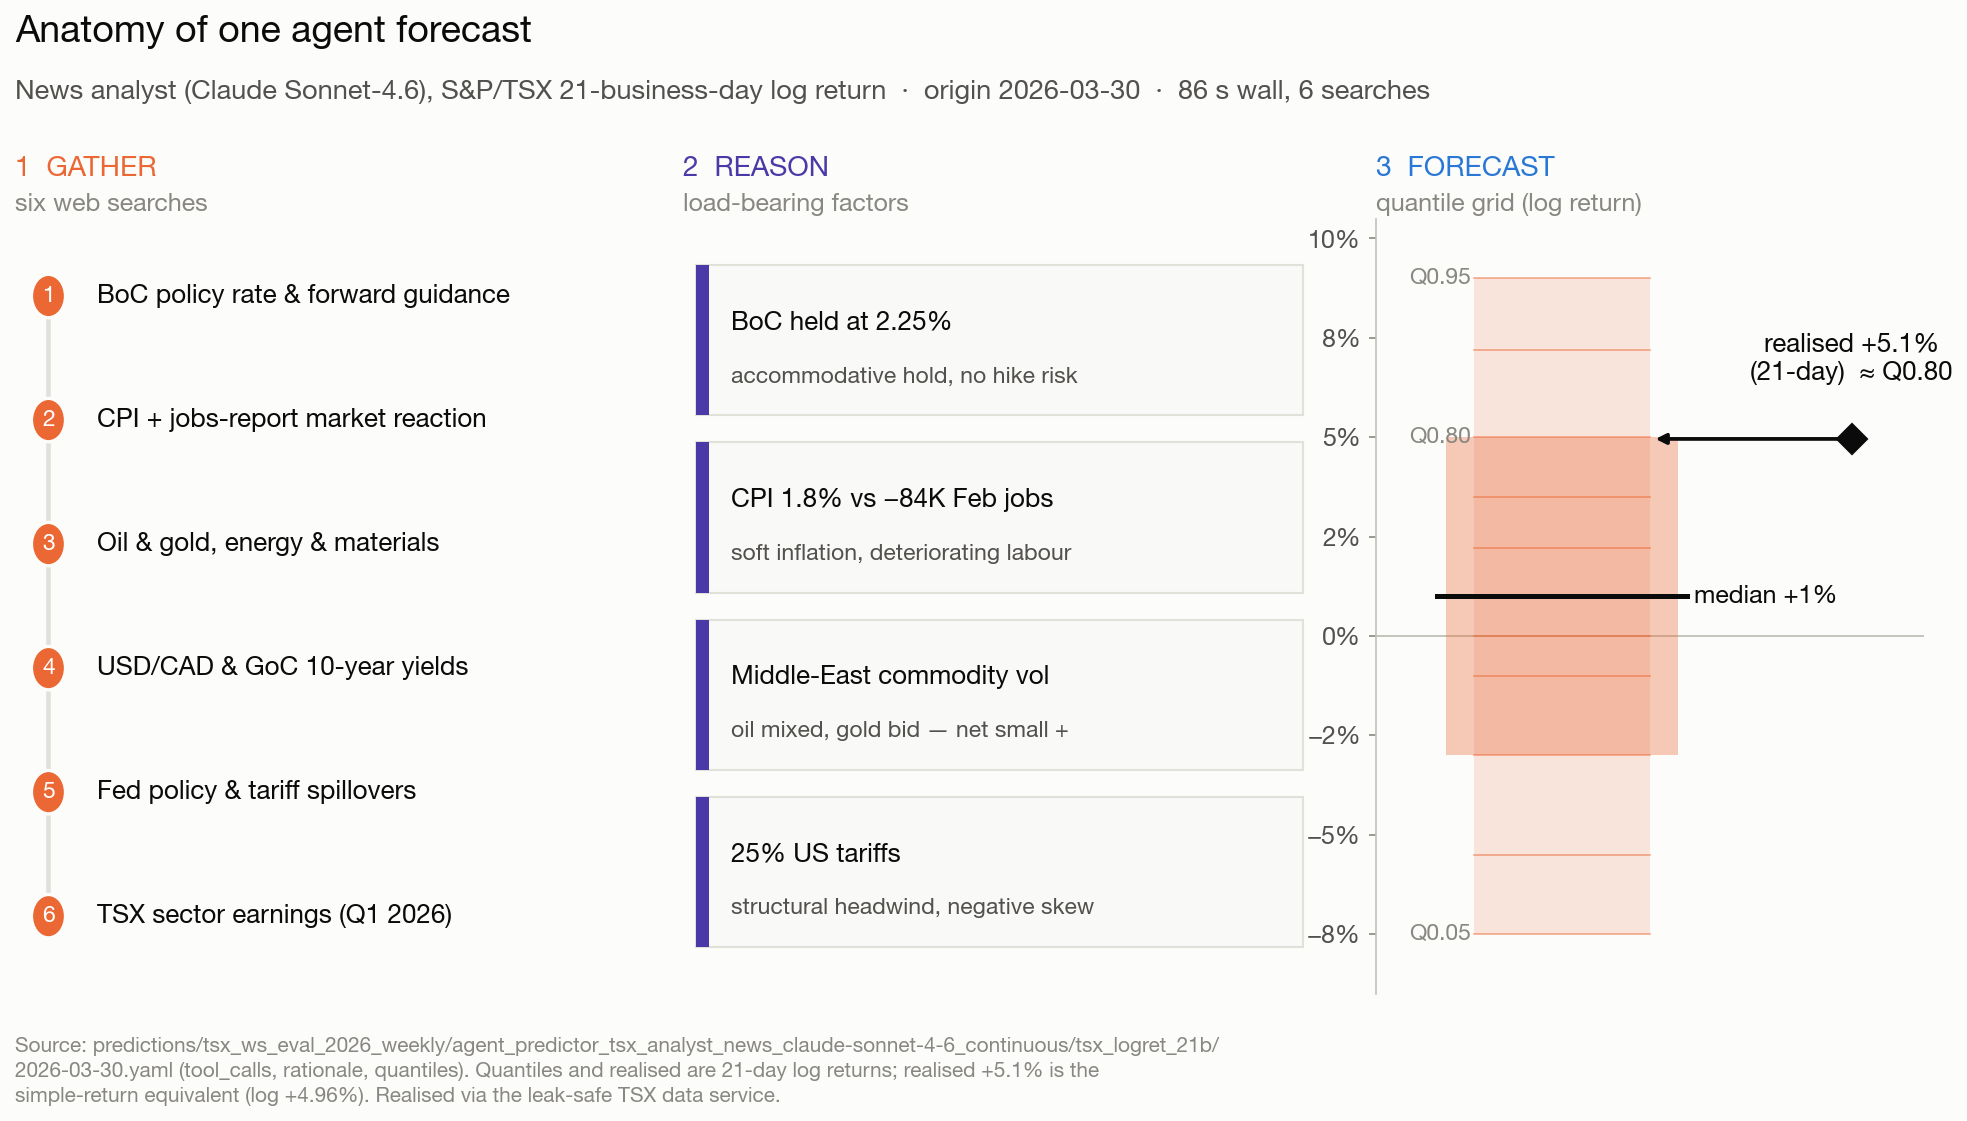

Write the Python code that produced this figure.
"""Part-2 fig1: anatomy of one news-agent forecast (origin 2026-03-30, h=21).

Three panels, left -> right, tracing the agent from evidence to distribution:

* left   -- the six web searches it issued, as a vertical tool trail;
* center -- the load-bearing rationale factors it wrote;
* right  -- the emitted quantile grid as a distribution strip, with the median
            and the realised +21bd outcome marked.

Every value is read from the persisted prediction store:
``predictions/tsx_ws_eval_2026_weekly/
   agent_predictor_tsx_analyst_news_claude-sonnet-4-6_continuous/
   tsx_logret_21b/2026-03-30.yaml`` (tool_calls, rationale, quantiles). The
realised value is the ``tsx_logret_21b`` for forecast_date 2026-04-28 from the
leak-safe TSX data service (identical to Part-1's ``_blogdata.realized``).

Style matches Part-1 (shared ``_blogdata`` palette + rcParams, 220 dpi).

Run: ``python blog/part-2/assets/fig1_agent_anatomy.py``
"""

from __future__ import annotations

import sys
from pathlib import Path

_P1_ASSETS = Path(__file__).resolve().parents[2] / "part-1" / "assets"
sys.path.insert(0, str(_P1_ASSETS))

import _blogdata as bd  # noqa: E402
import matplotlib.pyplot as plt  # noqa: E402
import numpy as np  # noqa: E402
import pandas as pd  # noqa: E402


SPEC = "tsx_ws_eval_2026_weekly"
MODEL = "agent_predictor_tsx_analyst_news_claude-sonnet-4-6_continuous"
TARGET = "tsx_logret_21b"
ORIGIN = "2026-03-30"

AGENT = bd.CAT["orange"]  # the agent accent (Part-1 fig3 family colour for agents)

# The six search queries, paraphrased to short trail labels (verbatim source in
# the caption / EDITORS notes). Order = emission order in tool_calls.
SEARCHES = [
    "BoC policy rate & forward guidance",
    "CPI + jobs-report market reaction",
    "Oil & gold, energy & materials",
    "USD/CAD & GoC 10-year yields",
    "Fed policy & tariff spillovers",
    "TSX sector earnings (Q1 2026)",
]

# The load-bearing rationale factors (from the written rationale).
FACTORS = [
    ("BoC held at 2.25%", "accommodative hold, no hike risk"),
    ("CPI 1.8% vs −84K Feb jobs", "soft inflation, deteriorating labour"),
    ("Middle-East commodity vol", "oil mixed, gold bid — net small +"),
    ("25% US tariffs", "structural headwind, negative skew"),
]

# Quantile grid as emitted (log-return space).
QUANT = {
    0.05: -0.075, 0.10: -0.055, 0.20: -0.030, 0.30: -0.010, 0.40: 0.0,
    0.50: 0.010, 0.60: 0.022, 0.70: 0.035, 0.80: 0.050, 0.90: 0.072, 0.95: 0.090,
}


def _realised() -> float:
    r = bd.realized(TARGET)
    fd = pd.Timestamp("2026-04-28")
    return float(r.loc[fd])


def main() -> None:
    bd.apply_style()
    realised = _realised()  # log-return, +0.0496

    fig = plt.figure(figsize=(13.4, 7.6))
    gs = fig.add_gridspec(1, 3, width_ratios=[1.02, 1.06, 0.92], wspace=0.10,
                          left=0.015, right=0.965, top=0.79, bottom=0.11)
    ax_l = fig.add_subplot(gs[0])
    ax_c = fig.add_subplot(gs[1])
    ax_r = fig.add_subplot(gs[2])
    for ax in (ax_l, ax_c):
        ax.axis("off")
        ax.set_xlim(0, 1)
        ax.set_ylim(0, 1)

    # ---- Title band --------------------------------------------------------
    fig.text(0.015, 0.945,
             "Anatomy of one agent forecast",
             fontsize=18, fontweight="bold", color=bd.INK["primary"], ha="left")
    fig.text(0.015, 0.895,
             "News analyst (Claude Sonnet-4.6), S&P/TSX 21-business-day log return  ·  "
             "origin 2026-03-30  ·  86 s wall, 6 searches",
             fontsize=13, color=bd.INK["secondary"], ha="left")

    # Column headers.
    ax_l.text(0.0, 1.055, "1  GATHER", fontsize=13.5, fontweight="bold",
              color=AGENT, ha="left", transform=ax_l.transAxes)
    ax_l.text(0.0, 1.010, "six web searches", fontsize=12,
              color=bd.INK["muted"], ha="left", transform=ax_l.transAxes)
    ax_c.text(0.0, 1.055, "2  REASON", fontsize=13.5, fontweight="bold",
              color=bd.CAT["violet"], ha="left", transform=ax_c.transAxes)
    ax_c.text(0.0, 1.010, "load-bearing factors", fontsize=12,
              color=bd.INK["muted"], ha="left", transform=ax_c.transAxes)
    ax_r.text(0.0, 1.055, "3  FORECAST", fontsize=13.5, fontweight="bold",
              color=bd.CAT["blue"], ha="left", transform=ax_r.transAxes)
    ax_r.text(0.0, 1.010, "quantile grid (log return)", fontsize=12,
              color=bd.INK["muted"], ha="left", transform=ax_r.transAxes)

    # ---- Left: tool trail --------------------------------------------------
    n = len(SEARCHES)
    ys = np.linspace(0.90, 0.10, n)
    xdot = 0.055
    ax_l.plot([xdot, xdot], [ys[-1], ys[0]], color=bd.INK["grid"], lw=2.2, zorder=1)
    for i, (y, label) in enumerate(zip(ys, SEARCHES), start=1):
        ax_l.add_patch(plt.Circle((xdot, y), 0.028, facecolor=AGENT,
                                  edgecolor=bd.INK["surface"], lw=1.6, zorder=3))
        ax_l.text(xdot, y, str(i), ha="center", va="center", fontsize=11,
                  color="#ffffff", fontweight="bold", zorder=4)
        ax_l.text(xdot + 0.080, y, label, ha="left", va="center",
                  fontsize=12.5, color=bd.INK["primary"])

    # ---- Center: rationale factor cards ------------------------------------
    m = len(FACTORS)
    top, bot, gap = 0.94, 0.06, 0.035
    card_h = (top - bot - (m - 1) * gap) / m
    for i, (head, sub) in enumerate(FACTORS):
        y1 = top - i * (card_h + gap)
        y0 = y1 - card_h
        ax_c.add_patch(plt.Rectangle((0.02, y0), 0.96, card_h,
                                     facecolor=bd.INK["page"],
                                     edgecolor=bd.INK["grid"], lw=1.0, zorder=1))
        ax_c.add_patch(plt.Rectangle((0.02, y0), 0.02, card_h,
                                     facecolor=bd.CAT["violet"], lw=0, zorder=2))
        ax_c.text(0.075, y0 + card_h * 0.62, head, ha="left", va="center",
                  fontsize=12.5, fontweight="bold", color=bd.INK["primary"])
        ax_c.text(0.075, y0 + card_h * 0.26, sub, ha="left", va="center",
                  fontsize=11, color=bd.INK["secondary"])

    # ---- Right: distribution strip -----------------------------------------
    levels = sorted(QUANT)
    vals = np.array([QUANT[q] * 100 for q in levels])  # percent
    med = QUANT[0.50] * 100
    q05, q95 = QUANT[0.05] * 100, QUANT[0.95] * 100
    q20, q80 = QUANT[0.20] * 100, QUANT[0.80] * 100
    real_pc = realised * 100

    ax_r.set_xlim(0, 1)
    lo, hi = -9.0, 10.5
    ax_r.set_ylim(lo, hi)
    ax_r.set_facecolor(bd.INK["surface"])
    for s in ("top", "right", "bottom"):
        ax_r.spines[s].set_visible(False)
    ax_r.spines["left"].set_color(bd.INK["axis"])
    ax_r.set_xticks([])
    ax_r.grid(False)
    ax_r.axhline(0, color=bd.INK["axis"], lw=0.9, zorder=1)
    ax_r.yaxis.set_major_formatter(plt.matplotlib.ticker.PercentFormatter(decimals=0))
    ax_r.tick_params(axis="y", labelsize=12)

    xc = 0.34          # strip centre
    half90 = 0.16      # 90% interval half-width
    half60 = 0.16      # 60% interval half-width (drawn wider visually)
    # 90% interval (light) and 60% interval (darker) as vertical bands.
    ax_r.add_patch(plt.Rectangle((xc - half90, q05), 2 * half90, q95 - q05,
                                 facecolor=AGENT, alpha=0.16, lw=0, zorder=2))
    ax_r.add_patch(plt.Rectangle((xc - half60 * 1.32, q20), 2 * half60 * 1.32, q80 - q20,
                                 facecolor=AGENT, alpha=0.34, lw=0, zorder=3))
    # Quantile tick marks across the strip.
    for q, v in zip(levels, vals):
        ax_r.plot([xc - half90, xc + half90], [v, v], color=AGENT,
                  lw=0.8, alpha=0.55, zorder=4)
    # Median.
    ax_r.plot([xc - half90 * 1.42, xc + half90 * 1.42], [med, med],
              color=bd.INK["primary"], lw=2.4, zorder=6)
    ax_r.text(xc + half90 * 1.5, med, f"median {med:+.0f}%", ha="left", va="center",
              fontsize=12, fontweight="bold", color=bd.INK["primary"])
    # Key-quantile labels, tucked just left of the strip (clear of the % axis).
    for q in (0.05, 0.80, 0.95):
        v = QUANT[q] * 100
        ax_r.text(xc - half90 * 1.04, v, f"Q{q:.2f}", ha="right", va="center",
                  fontsize=11, color=bd.INK["muted"])

    # Realised outcome marker (neutral, high-contrast) landing at ~Q0.80.
    xr = xc + half90 * 1.42
    ax_r.annotate(
        "",
        xy=(xc + half90 + 0.01, real_pc), xytext=(xr + 0.30, real_pc),
        arrowprops=dict(arrowstyle="-|>", color=bd.INK["primary"], lw=1.8,
                        shrinkA=0, shrinkB=0),
        zorder=8,
    )
    ax_r.plot([xr + 0.30], [real_pc], marker="D", ms=10,
              color=bd.INK["primary"], zorder=9, clip_on=False)
    real_simple = (np.exp(realised) - 1) * 100  # simple-return headline (+5.1%)
    ax_r.text(xr + 0.30, real_pc + 1.35,
              f"realised {real_simple:+.1f}%\n(21-day)  ≈ Q0.80",
              ha="center", va="bottom", fontsize=12.5, fontweight="bold",
              color=bd.INK["primary"], linespacing=1.25)

    fig.text(0.015, 0.015,
             "Source: predictions/tsx_ws_eval_2026_weekly/agent_predictor_tsx_analyst_news_claude-sonnet-4-6_continuous/tsx_logret_21b/\n"
             "2026-03-30.yaml (tool_calls, rationale, quantiles). Quantiles and realised are 21-day log returns; realised +5.1% is the\n"
             "simple-return equivalent (log +4.96%). Realised via the leak-safe TSX data service.",
             fontsize=10, color=bd.INK["muted"], ha="left", linespacing=1.4)

    out = _P1_ASSETS.parent.parent / "part-2" / "assets" / "fig1_agent_anatomy.png"
    fig.savefig(out, dpi=150, bbox_inches="tight", facecolor=bd.INK["surface"])
    print(f"wrote {out}  realised={real_pc:+.3f}% (log)  median={med:+.1f}%")


if __name__ == "__main__":
    main()
